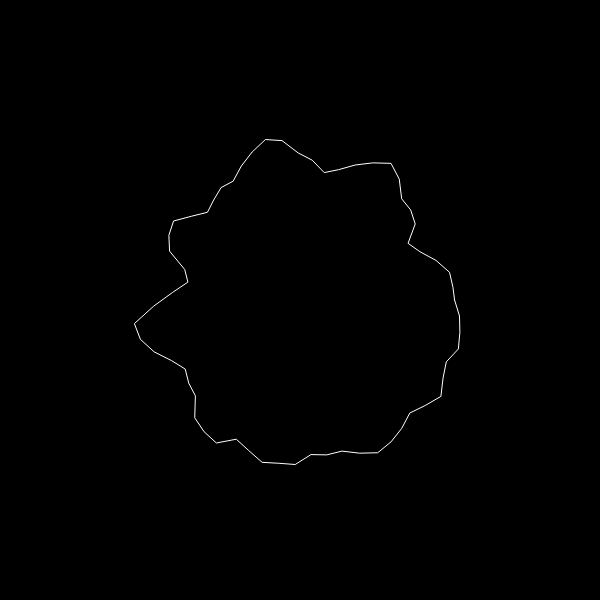
Frame 1 (no input)
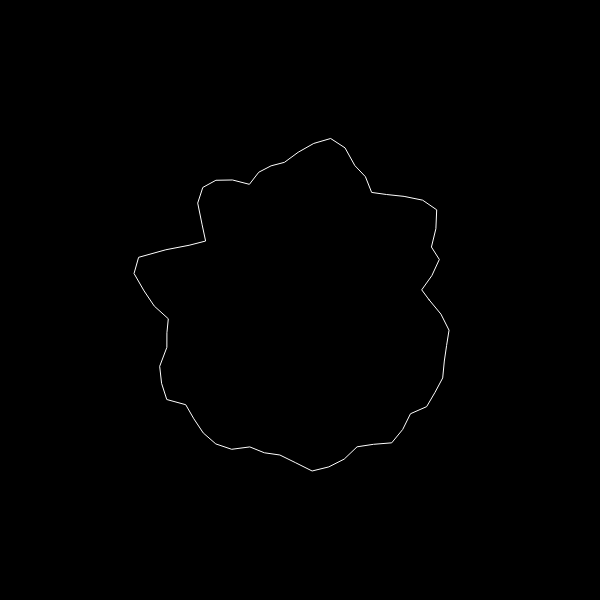
Frame 60 (no input)
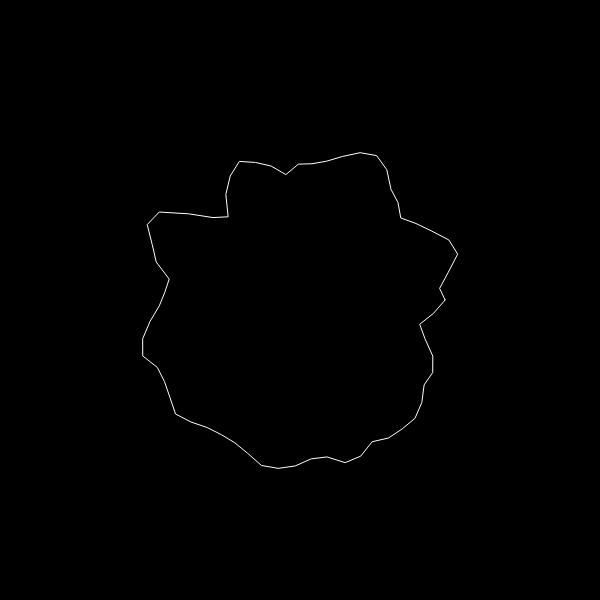
Frame 120 (the mouse pressed at the canvas centre since frame 60)

The p5.js sketch that drew these frames (run headless with seeded random() and noise() and a simulated clock; from frame 60 on, the mouse is pressed at the canvas centre):

// p5.js sketch
// ── sketch.js
let slider;
let phase = 0;
function setup() {
  createCanvas(600, 600);
  slider = createSlider(0, 10, 5, 0.1);
}

function draw() {
  background(0);
  translate(width / 2, height / 2);
  stroke(255);
  noFill();
  beginShape();
  let noiseMax = slider.value();
  for (let a = 0; a < TWO_PI; a += 0.1) {
    let xoff = map(cos(a + phase), -1, 1, 0, noiseMax);
    let yoff = map(sin(a + phase), -1, 1, 0, noiseMax);
    let r = map(noise(xoff, yoff), 0, 1, 100, 200);
    let x = r * cos(a);
    let y = r * sin(a);
    vertex(x, y);
  }
  endShape(CLOSE);

  phase += 0.1;
}
